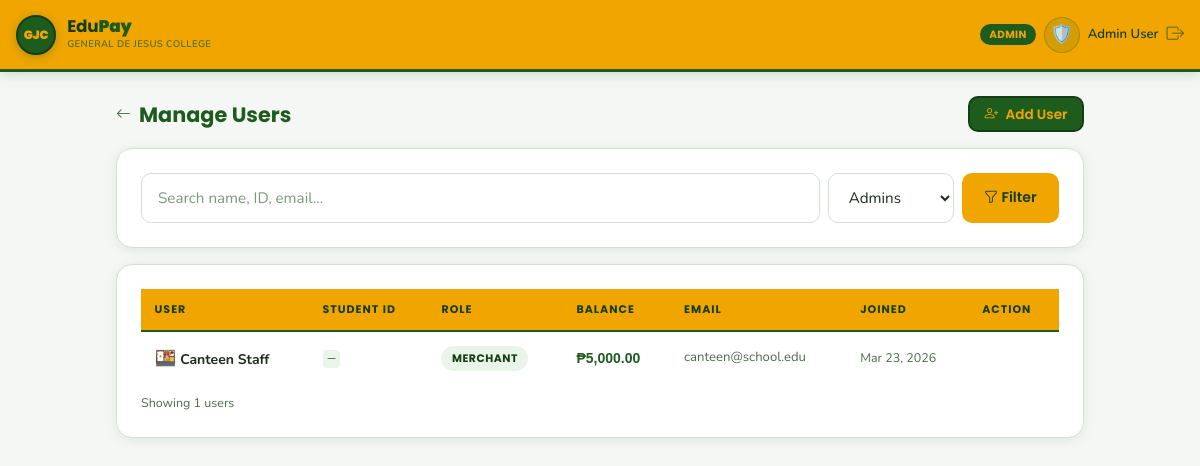
Screenshot of /admin/users.php?role=merchant (signed in) with the database file from the repository.
### tables this page shows
CREATE TABLE IF NOT EXISTS wallets (
    user_id     INT UNSIGNED PRIMARY KEY,
    balance     DECIMAL(12,2) NOT NULL DEFAULT 0.00,
    updated_at  DATETIME      DEFAULT CURRENT_TIMESTAMP
                              ON UPDATE CURRENT_TIMESTAMP,
    CONSTRAINT fk_wallet_user
        FOREIGN KEY (user_id) REFERENCES users(id) ON DELETE CASCADE
);

CREATE TABLE IF NOT EXISTS users (
    id          INT UNSIGNED AUTO_INCREMENT PRIMARY KEY,
    name        VARCHAR(120)    NOT NULL,
    student_id  VARCHAR(30)     UNIQUE,           
    role        ENUM('student','merchant','admin') NOT NULL DEFAULT 'student',
    email       VARCHAR(150)    UNIQUE,
    password    VARCHAR(255)    NOT NULL,
    avatar      VARCHAR(10)     DEFAULT NULL,     
    created_at  DATETIME        DEFAULT CURRENT_TIMESTAMP,
    INDEX idx_student_id (student_id),
    INDEX idx_role       (role)
);

### includes/config.php (called while the page is built, shortened)
<?php
function money(float $amount): string {
    return APP_CURRENCY . number_format($amount, 2);
}

### admin/users.php (the view, shortened to what this page needs)
<?php
require_once __DIR__ . '/../includes/config.php';
$db = getDB();
$search = trim($_GET['q'] ?? '');
$role   = $_GET['role'] ?? '';
$where  = [];
$params = [];
if ($role) {
    $where[]  = "u.role = ?";
    $params[] = $role;
}
$whereSql = $where ? 'WHERE ' . implode(' AND ', $where) : '';
$stmt = $db->prepare("
    SELECT u.*, w.balance
    FROM users u
    JOIN wallets w ON w.user_id = u.id
    {$whereSql}
    ORDER BY u.role, u.name
    LIMIT 50
");
$stmt->execute($params);
$users = $stmt->fetchAll();
include __DIR__ . '/../includes/header.php';
?>
<div class="ep-page-wide">
  <div class="d-flex align-items-center gap-2 mb-3">
    <a href="<?= BASE_PATH ?>/admin/dashboard.php" style="color:var(--ep-muted);text-decoration:none;">
      <i class="bi bi-arrow-left"></i>
    </a>
    <h1 class="ep-heading mb-0" style="font-size:1.3rem;">Manage Users</h1>
    <a href="<?= BASE_PATH ?>/admin/add_user.php" class="btn-ep btn-ep-navy ms-auto" style="padding:.4rem .9rem;font-size:.85rem;white-space:nowrap;">
      <i class="bi bi-person-plus me-1"></i> Add User
    </a>
  </div>
  <div class="ep-card mb-3">
    <form method="GET" class="d-flex gap-2 flex-wrap">
      <input type="text" name="q" class="ep-input" style="flex:1;min-width:180px;"
             placeholder="Search name, ID, email…"
             value="<?= htmlspecialchars($search) ?>">
      <select name="role" class="ep-input" style="width:auto;">
        <option value="admin"    <?= $role==='admin'    ? 'selected' : '' ?>>Admins</option>
      </select>
      <button type="submit" class="btn-ep btn-ep-primary">
        <i class="bi bi-funnel"></i> Filter
      </button>
    </form>
  </div>
  <div class="ep-card">
    <?php if (empty($users)): ?>
      <div class="text-center py-4" style="color:var(--ep-muted);">No users found.</div>
    <?php else: ?>
    <div style="overflow-x:auto;">
      <table class="ep-table">
        <thead>
          <tr>
            <th>User</th>
            <th>Student ID</th>
            <th>Role</th>
            <th>Balance</th>
            <th>Email</th>
            <th>Joined</th>
            <th>Action</th>
          </tr>
        </thead>
        <tbody>
          <?php foreach ($users as $u): ?>
          <tr>
            <td>
              <span style="font-size:1.1rem;"><?= $u['avatar'] ?? '👤' ?></span>
              <strong><?= htmlspecialchars($u['name']) ?></strong>
            </td>
            <td>
              <code style="font-size:.8rem;color:var(--ep-muted);"><?= $u['student_id'] ?? '—' ?></code>
            </td>
            <td>
              <?php
              $badge = match($u['role']) {
                'admin'    => 'ep-badge-warning',
                'merchant' => 'ep-badge-info',
                default    => 'ep-badge-success'
              };
              ?>
              <span class="ep-badge <?= $badge ?>"><?= $u['role'] ?></span>
            </td>
            <td style="font-family:'Syne',sans-serif;font-weight:700;color:var(--gjc-green);">
              <?= money((float)$u['balance']) ?>
            </td>
            <td style="font-size:.82rem;color:var(--ep-muted);"><?= htmlspecialchars($u['email'] ?? '—') ?></td>
            <td style="font-size:.78rem;color:var(--ep-muted);">
              <?= date('M d, Y', strtotime($u['created_at'])) ?>
            </td>
            <td>
            </td>
          </tr>
          <?php endforeach; ?>
        </tbody>
      </table>
    </div>
    <div style="font-size:.78rem;color:var(--ep-muted);padding:.5rem 0 0;">
      Showing <?= count($users) ?> users
    </div>
    <?php endif; ?>
  </div>
</div>
<?php include __DIR__ . '/../includes/footer.php'; ?>

### assets/css/app.css (style rules this page uses)
:root { --gjc-yellow: #f0a500; --gjc-yellow-lt: #f5bc30; --gjc-yellow-pale: #fef9e7; --gjc-yellow-bg: #fffbf0; --gjc-green: #1e5c1e; --gjc-green-dark: #143d14; --gjc-green-xdark: #0d280d; --gjc-green-mid: #2d6a2d; --gjc-green-light: #3a7d3a; --gjc-green-pale: #e8f5e8; --ep-bg: #f5f7f5; --ep-surface: #ffffff; --ep-surface2: #f0f5f0; --ep-border: #d4e0d4; --ep-border2: #b8ccb8; --ep-text: #1a2e1a; --ep-muted: #4a6b4a; --ep-subtle: #7a9a7a; --ep-success: #16a34a; --ep-danger: #dc2626; --ep-warning: #d97706; --ep-info: #2563eb; --ep-radius: 16px; --ep-radius-sm: 10px; --ep-shadow: 0 2px 12px rgba(30,92,30,.10); --ep-shadow-md: 0 4px 24px rgba(30,92,30,.15); --ep-shadow-lg: 0 8px 48px rgba(30,92,30,.20); }
*, *::before, *::after { box-sizing: border-box; }
body { background: var(--ep-bg); color: var(--ep-text); font-family: 'Nunito', sans-serif; font-size: 15px; line-height: 1.65; min-height: 100vh; -webkit-font-smoothing: antialiased; }
h1,h2,h3,h4,h5,h6,.ep-heading { font-family: 'Poppins', sans-serif; font-weight: 700; color: var(--gjc-green); line-height: 1.3; }
code { font-size: .88em; background: var(--gjc-green-pale); color: var(--gjc-green); padding: .1em .4em; border-radius: 4px; }
.ep-page-wide { max-width: 1000px; margin: 0 auto; padding: 1.5rem 1rem 5rem; }
.ep-card { background: var(--ep-surface); border: 1px solid var(--ep-border); border-radius: var(--ep-radius); padding: 1.5rem; box-shadow: var(--ep-shadow); transition: box-shadow .2s; }
.ep-card + .ep-card { margin-top: 1rem; }
.btn-ep { font-family: 'Poppins', sans-serif; font-weight: 600; border-radius: var(--ep-radius-sm); padding: .65rem 1.4rem; font-size: .88rem; border: none; transition: all .18s ease; cursor: pointer; display: inline-block; text-align: center; text-decoration: none; line-height: 1.4; }
.btn-ep-primary { background: var(--gjc-yellow); color: var(--gjc-green-dark); }
.btn-ep-navy { background: var(--gjc-green); color: var(--gjc-yellow); border: 2px solid var(--gjc-green-dark); }
.ep-input { background: var(--ep-surface); border: 1.5px solid var(--ep-border); border-radius: var(--ep-radius-sm); color: var(--ep-text); padding: .72rem 1rem; width: 100%; font-family: 'Nunito', sans-serif; font-size: .95rem; transition: border-color .18s, box-shadow .18s; outline: none; }
.ep-input::placeholder { color: var(--ep-subtle); }
.ep-table { width: 100%; border-collapse: collapse; font-size: .875rem; }
.ep-table th { font-family: 'Poppins', sans-serif; font-size: .69rem; font-weight: 700; text-transform: uppercase; letter-spacing: .09em; color: var(--gjc-green-dark); background: var(--gjc-yellow); border-bottom: 2px solid var(--gjc-green); padding: .7rem .85rem; text-align: left; }
.ep-table td { padding: .75rem .85rem; border-bottom: 1px solid var(--ep-border); vertical-align: middle; }
.ep-table tr:last-child td { border-bottom: none; }
.ep-badge { display: inline-block; padding: .2rem .65rem; border-radius: 20px; font-size: .68rem; font-family: 'Poppins', sans-serif; font-weight: 700; text-transform: uppercase; letter-spacing: .05em; }
.ep-badge-info { background: var(--gjc-green-pale); color: var(--gjc-green-dark); }

### rows the page displays
wallets: user_id.avatar "🍱", user_id.name "Canteen Staff", user_id.student_id "—", user_id.role "MERCHANT", balance "₱5,000.00", user_id.email "canteen@school.edu", user_id.created_at "Mar 23, 2026"

### other values shown
$roleName "ADMIN"
$_SESSION['avatar'] "🛡️"
$_SESSION['name'] "Admin User"
count($users) "1"
